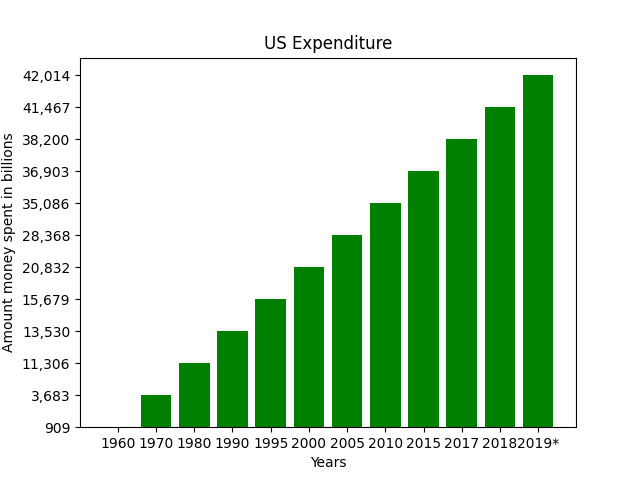

Write the Python code that produced this figure.
import pandas as pd
import matplotlib.pyplot as plt


data = pd.read_csv ('US_Debt.csv')

df = pd.DataFrame(data)

X = list(df.iloc[:, 0])
Y = list(df.iloc[:, 1])

# Plot the data using bar() method
plt.bar(X, Y, color='g')
plt.title("US Expenditure")
plt.xlabel("Years")
plt.ylabel("Amount money spent in billions")

plt.savefig("Graph2.png")

